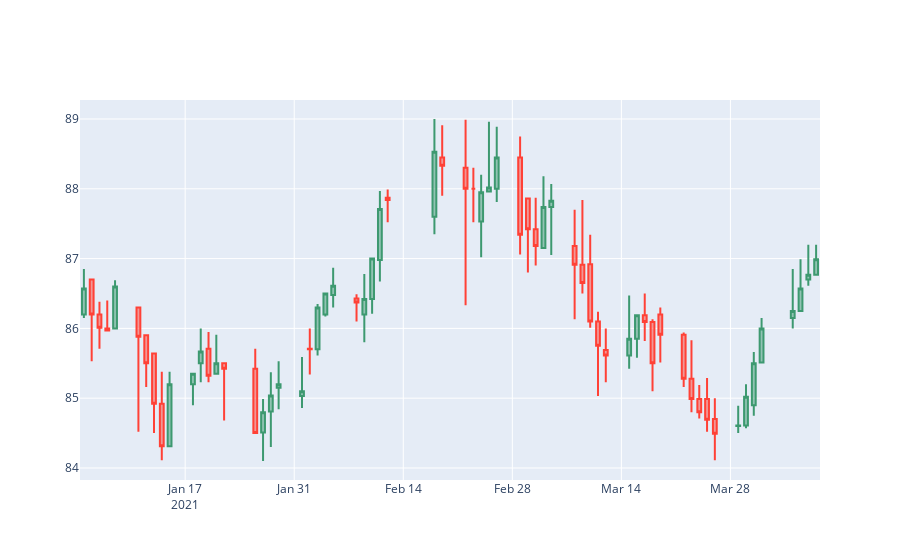

Here is the notebook cell this chart was saved with:
### Code cell
plot_candle(dfs['MGFF11'], 'MGFF11')
